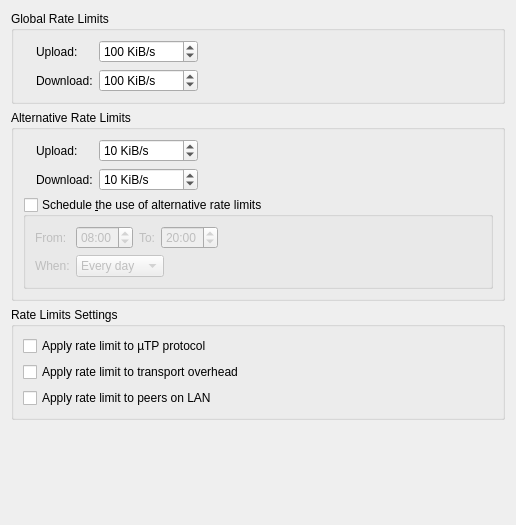
          <widget class="QWidget" name="scrollAreaWidgetContents_9">
           <property name="geometry">
            <rect>
             <x>0</x>
             <y>0</y>
             <width>516</width>
             <height>525</height>
            </rect>
           </property>
           <layout class="QVBoxLayout" name="verticalLayout_5">
            <item>
             <widget class="QGroupBox" name="rateLimitBox">
              <property name="title">
               <string>Global Rate Limits</string>
              </property>
              <layout class="QGridLayout" name="rateLimitBoxLayout">
               <item row="0" column="2">
                <widget class="QSpinBox" name="spinUploadLimit">
                 <property name="specialValueText">
                  <string>∞</string>
                 </property>
                 <property name="suffix">
                  <string> KiB/s</string>
                 </property>
                 <property name="maximum">
                  <number>2000000</number>
                 </property>
                 <property name="value">
                  <number>100</number>
                 </property>
                </widget>
               </item>
               <item row="1" column="2">
                <widget class="QSpinBox" name="spinDownloadLimit">
                 <property name="specialValueText">
                  <string>∞</string>
                 </property>
                 <property name="suffix">
                  <string> KiB/s</string>
                 </property>
                 <property name="maximum">
                  <number>2000000</number>
                 </property>
                 <property name="value">
                  <number>100</number>
                 </property>
                </widget>
               </item>
               <item row="0" column="0" rowspan="2">
                <widget class="QLabel" name="labelGlobalRate"/>
               </item>
               <item row="0" column="3">
                <spacer name="horizontalSpacer">
                 <property name="orientation">
                  <enum>Qt::Horizontal</enum>
                 </property>
                 <property name="sizeHint" stdset="0">
                  <size>
                   <width>40</width>
                   <height>20</height>
                  </size>
                 </property>
                </spacer>
               </item>
               <item row="0" column="1">
                <widget class="QLabel" name="label_10">
                 <property name="text">
                  <string>Upload:</string>
                 </property>
                </widget>
               </item>
               <item row="1" column="1">
                <widget class="QLabel" name="label_11">
                 <property name="text">
                  <string>Download:</string>
                 </property>
                </widget>
               </item>
              </layout>
             </widget>
            </item>
            <item>
             <widget class="QGroupBox" name="altRateLimitBox">
              <property name="title">
               <string>Alternative Rate Limits</string>
              </property>
              <layout class="QGridLayout" name="gridLayout_6">
               <item row="1" column="2">
                <widget class="QSpinBox" name="spinDownloadLimitAlt">
                 <property name="specialValueText">
                  <string>∞</string>
                 </property>
                 <property name="suffix">
                  <string> KiB/s</string>
                 </property>
                 <property name="maximum">
                  <number>2000000</number>
                 </property>
                 <property name="value">
                  <number>10</number>
                 </property>
                </widget>
               </item>
               <item row="0" column="0" rowspan="2">
                <widget class="QLabel" name="labelAltRate"/>
               </item>
               <item row="2" column="0" colspan="4">
                <widget class="QGroupBox" name="groupBoxSchedule">
                 <property name="title">
                  <string>Schedule &amp;the use of alternative rate limits</string>
                 </property>
                 <property name="checkable">
                  <bool>true</bool>
                 </property>
                 <property name="checked">
                  <bool>false</bool>
                 </property>
                 <layout class="QGridLayout" name="gridLayout_7">
                  <item row="0" column="0">
                   <widget class="QLabel" name="label_6">
                    <property name="toolTip">
                     <string>Start time</string>
                    </property>
                    <property name="text">
                     <string comment="From start time">From:</string>
                    </property>
                   </widget>
                  </item>
                  <item row="0" column="3">
                   <widget class="QTimeEdit" name="timeEditScheduleTo">
                    <property name="wrapping">
                     <bool>true</bool>
                    </property>
                    <property name="displayFormat">
                     <string notr="true">hh:mm</string>
                    </property>
                    <property name="time">
                     <time>
                      <hour>20</hour>
                      <minute>0</minute>
                      <second>0</second>
                     </time>
                    </property>
                   </widget>
                  </item>
                  <item row="0" column="2">
                   <widget class="QLabel" name="label_17">
                    <property name="toolTip">
                     <string>End time</string>
                    </property>
                    <property name="text">
                     <string comment="To end time">To:</string>
                    </property>
                   </widget>
                  </item>
                  <item row="0" column="1">
                   <widget class="QTimeEdit" name="timeEditScheduleFrom">
                    <property name="wrapping">
                     <bool>true</bool>
                    </property>
                    <property name="displayFormat">
                     <string notr="true">hh:mm</string>
                    </property>
                    <property name="calendarPopup">
                     <bool>false</bool>
                    </property>
                    <property name="time">
                     <time>
                      <hour>8</hour>
                      <minute>0</minute>
                      <second>0</second>
                     </time>
                    </property>
                   </widget>
                  </item>
                  <item row="1" column="0">
                   <widget class="QLabel" name="label_18">
                    <property name="text">
                     <string>When:</string>
                    </property>
                   </widget>
                  </item>
                  <item row="1" column="1" colspan="3">
                   <widget class="QComboBox" name="comboBoxScheduleDays">
                    <property name="sizePolicy">
                     <sizepolicy hsizetype="Fixed" vsizetype="Fixed">
                      <horstretch>0</horstretch>
                      <verstretch>0</verstretch>
                     </sizepolicy>
                    </property>
                    <item>
                     <property name="text">
                      <string>Every day</string>
                     </property>
                    </item>
                    <item>
                     <property name="text">
                      <string>Weekdays</string>
                     </property>
                    </item>
                    <item>
                     <property name="text">
                      <string>Weekends</string>
                     </property>
                    </item>
                   </widget>
                  </item>
                  <item row="0" column="4">
                   <spacer name="horizontalSpacer_8">
                    <property name="orientation">
                     <enum>Qt::Horizontal</enum>
                    </property>
                    <property name="sizeHint" stdset="0">
                     <size>
                      <width>40</width>
                      <height>20</height>
                     </size>
                    </property>
                   </spacer>
                  </item>
                 </layout>
                </widget>
               </item>
               <item row="0" column="2">
                <widget class="QSpinBox" name="spinUploadLimitAlt">
                 <property name="specialValueText">
                  <string>∞</string>
                 </property>
                 <property name="suffix">
                  <string> KiB/s</string>
                 </property>
                 <property name="maximum">
                  <number>2000000</number>
                 </property>
                 <property name="value">
                  <number>10</number>
                 </property>
                </widget>
               </item>
               <item row="0" column="3">
                <spacer name="horizontalSpacer_5">
                 <property name="orientation">
                  <enum>Qt::Horizontal</enum>
                 </property>
                 <property name="sizeHint" stdset="0">
                  <size>
                   <width>40</width>
                   <height>20</height>
                  </size>
                 </property>
                </spacer>
               </item>
               <item row="0" column="1">
                <widget class="QLabel" name="label_13">
                 <property name="text">
                  <string>Upload:</string>
                 </property>
                </widget>
               </item>
               <item row="1" column="1">
                <widget class="QLabel" name="label_14">
                 <property name="text">
                  <string>Download:</string>
                 </property>
                </widget>
               </item>
              </layout>
             </widget>
            </item>
            <item>
             <widget class="QGroupBox" name="rateLimitsGroupBox">
              <property name="title">
               <string>Rate Limits Settings</string>
              </property>
              <layout class="QVBoxLayout" name="verticalLayout_30">
               <item>
                <widget class="QCheckBox" name="checkLimituTPConnections">
                 <property name="text">
                  <string>Apply rate limit to µTP protocol</string>
                 </property>
                </widget>
               </item>
               <item>
                <widget class="QCheckBox" name="checkLimitTransportOverhead">
                 <property name="text">
                  <string>Apply rate limit to transport overhead</string>
                 </property>
                </widget>
               </item>
               <item>
                <widget class="QCheckBox" name="checkLimitLocalPeerRate">
                 <property name="text">
                  <string>Apply rate limit to peers on LAN</string>
                 </property>
                </widget>
               </item>
              </layout>
             </widget>
            </item>
            <item>
             <spacer name="verticalSpacer_2">
              <property name="orientation">
               <enum>Qt::Vertical</enum>
              </property>
              <property name="sizeHint" stdset="0">
               <size>
                <width>20</width>
                <height>40</height>
               </size>
              </property>
             </spacer>
            </item>
           </layout>
          </widget>
